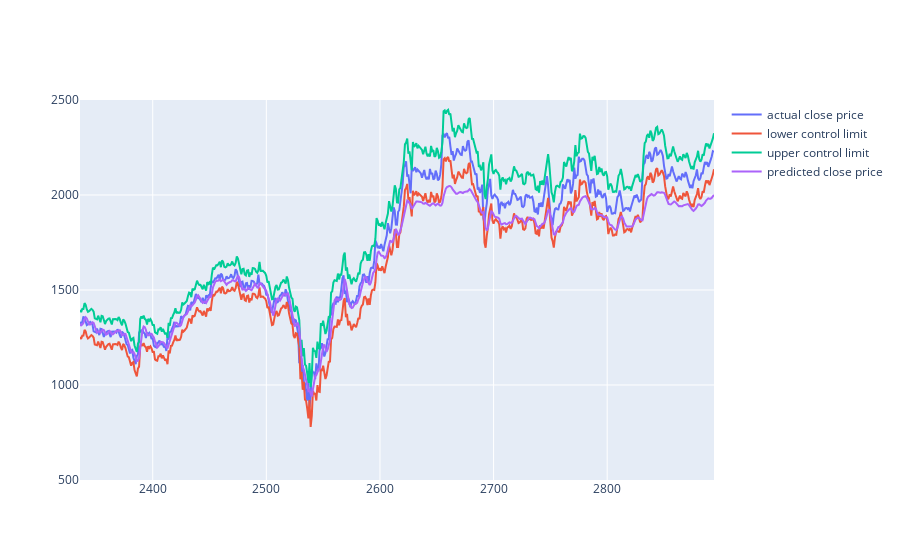

The notebook cell saved with this chart:
### Code cell
fig = go.Figure()
fig.add_trace(go.Scatter(x=data.index[-actual_test_len:], y=y_test[:,0], mode='lines', name='actual close price'))
fig.add_trace(go.Scatter(x=df.index[-actual_test_len:], y=df['lcl'][-actual_test_len:], mode='lines', name='lower control limit'))
fig.add_trace(go.Scatter(x=df.index[-actual_test_len:], y=df['ucl'][-actual_test_len:], mode='lines', name='upper control limit'))
fig.add_trace(go.Scatter(x=df.index[-actual_test_len:], y= y_test_pred[:,0], mode='lines', name='predicted close price'))


fig.update_yaxes(range=[500, 2500])

### Figure 1 — Plotly figure (JSON) as saved in the notebook; plotly's stock layout.template omitted (floating-point values rounded to 4 significant figures; data arrays with more than 128 entries replaced by an {"elided": "..."} marker saying what was removed)
{"data": [{"mode": "lines", "name": "actual close price", "type": "scatter", "x": {"elided": "559 int values"}, "y": {"elided": "559 float values"}}, {"mode": "lines", "name": "lower control limit", "type": "scatter", "x": {"elided": "559 int values"}, "y": {"elided": "559 float values"}}, {"mode": "lines", "name": "upper control limit", "type": "scatter", "x": {"elided": "559 int values"}, "y": {"elided": "559 float values"}}, {"mode": "lines", "name": "predicted close price", "type": "scatter", "x": {"elided": "559 int values"}, "y": {"elided": "559 float values"}}], "layout": {"yaxis": {"range": [500, 2500]}}}
